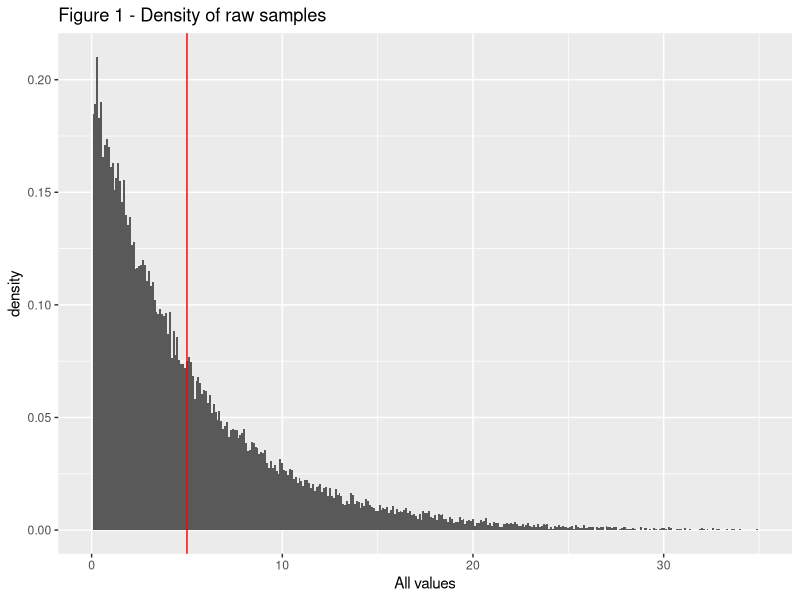

Reproduce this figure in R. (Note: this script raises an error after producing the figure.)
## ---- chunk 1
nosim <- 1000 # number simulations
n <- 40
lambda <- 0.2 
## ---- chunk 2
m.dist <- 1/lambda
sd.dist <- 1/lambda

m.dist # theoretical mean for the exponential distribution 
sd.dist # theoretical standard error for the exponential distribution
## ---- chunk 3
ALL <- rexp(nosim*n, lambda) # all raw data

m.all <- mean(ALL)
sd.all <- sd(ALL)

m.all # mean for the raw values obtained
sd.all # standard error for the raw values obtained
## ---- chunk 4
MEAN <- matrix(ALL, nosim)   # split in blocks of 'n' samples
means <- apply(MEAN, 1, mean) # calculate the mean of each block
## ---- chunk 5

m.means <- mean(means) 
sd.means <- sd(means) 

sd.n <- sd.all/sqrt(n) 

m.means  # mean of means of 'n' samples
sd.means # sd calculated from the means of 'n' samples
sd.n # sd based on original sd, corrected for mean of 'n' samples
## ---- chunk 6
sd.dist / sqrt(n) 
## ---- chunk 7
library(ggplot2)

DF.ALL <- data.frame(values=ALL)
ggplot(DF.ALL, aes(x=values)) + geom_histogram(binwidth=.1, aes(y= ..density..)) + xlim(0, 35) + xlab("All values") + ggtitle("Figure 1 - Density of raw samples") + geom_vline(aes(xintercept=5), colour="red")
## ---- chunk 8
DF <- data.frame(means=means)

ggplot(DF.ALL, aes(x=means)) + geom_histogram(binwidth=.1, aes(y= ..density..)) + ggtitle("Figure 2 - Density of means of 'n' samples") + geom_vline(aes(xintercept=m.means), colour="red") + geom_vline(aes(xintercept=m.dist), colour="blue")

## ---- chunk 9

ggplot(DF, aes(x=means)) + geom_histogram(alpha=0.3,binwidth=.1, aes(y= ..density..)) + stat_function(fun=dnorm, args=list(mean=m.means, sd=sd.means)) + ggtitle("Figure 3 - Means of 'n' samples against normal distribution ") 
